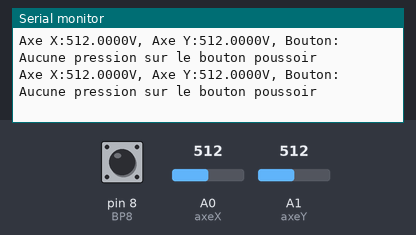
Recording of a sketch running on a simulated Arduino Uno, built with avr-gcc and run on an emulated ATmega328P. On the bench: the last lines printed to the serial monitor. The inputs (shaded band) are chosen by the test bench; at power-on: A1 (axeY) = 512, A0 (axeX) = 512, pin 8 (BP8) HIGH.

Above: at 10.8 s.
10.9 s: A1 (axeY) set to 991
At 11.38 s:
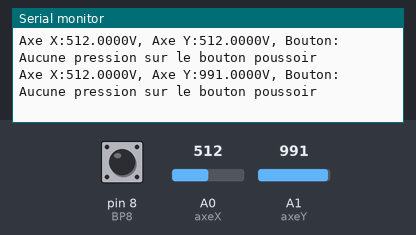
13.9 s: A1 (axeY) set to 1015
At 13.93 s:
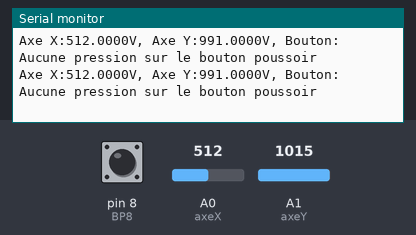
15.4 s: A0 (axeX) set to 984
At 15.53 s:
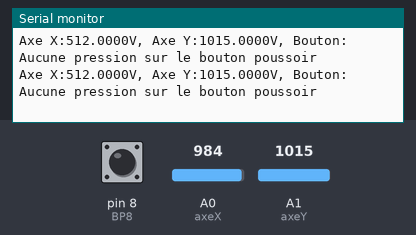
18.4 s: A0 (axeX) set to 1009
At 18.41 s:
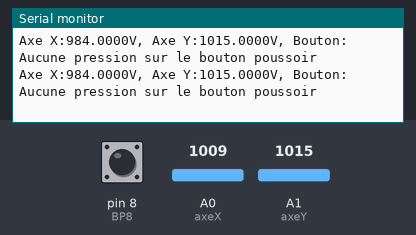
Timing chart, 0 to 20.9 s (numbered marks = the images above; inputs shaded):
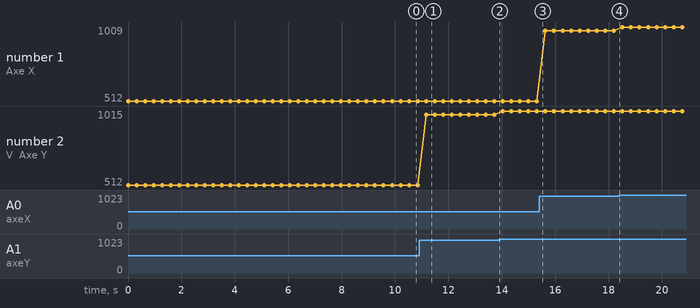

The sketch:

first_joystick.ino
```cpp
int axeX = A0; // signal de l'axe X sur entrée A0
int axeY = A1; // signal de l'axe Y sur entrée A1
int BP8 = 8; // Bouton-poussoir en broche 7
void setup ()
{
pinMode (axeX, INPUT); // définition de A0 comme une entrée
pinMode (axeY, INPUT); // définition de A1 comme une entrée
pinMode (BP8, INPUT); // définition de 8 comme une entrée
digitalWrite(BP8, HIGH); // Activation de la résistance de Pull-Up interne de la carte Uno

Serial.begin (9600);
}
void loop ()
{
float X, Y;
int Bouton;
X = analogRead (axeX);
Y = analogRead (axeY);
Bouton = digitalRead (BP8);
Serial.print ("Axe X:");
Serial.print (X, 4);
Serial.print ("V, ");
Serial.print ("Axe Y:");
Serial.print (Y, 4);
Serial.print ("V, ");
Serial.print ("Bouton:");
if (Bouton==1)
{
Serial.println (" Aucune pression sur le bouton poussoir ");
}
else
{
Serial.println (" Bouton-poussoir actif ");
}
delay (300);
}
```

Measured:
- after the input at 10.9 s, the serial monitor: prints a new line after 0.26 s (image 1)
- plotted number 1: 512 → 984 after the input at 15.4 s, 984 → 1009 after the input at 18.4 s
- plotted number 2: 512 → 991 after the input at 10.9 s, 991 → 1015 after the input at 13.9 s
